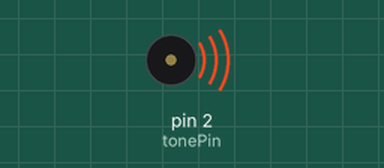
This sketch was run on a simulated Arduino Uno, built with avr-gcc and run on an emulated ATmega328P. On the bench: buzzer (waves = sounding).

Above: at 0.15 s.
Timing chart, 0 to 6.2 s (numbered marks = the images above):
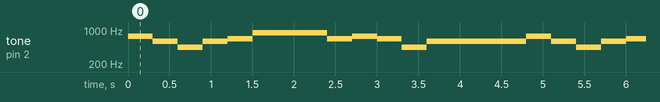

The sketch:

beat_famima.ino
```cpp
 #define NOTE_A 440  //ド
#define NOTE_B 493　　//レ
#define NOTE_C 554  //ミ
#define NOTE_D 587  // ファ
#define NOTE_E 659  //ソ
#define NOTE_F 739  //ラ
#define NOTE_G 830  //シ
#define NOTE_A2 880  //ド
#define NOTE_B2 988  //レ

#define WHOLE 1
#define HALF 0.5
#define QUARTER 0.25
#define EIGHTH 0.125
#define SIXTEENTH 0.625


int length;
int tonePin=2;                // buzzer pin
int ledPin=12;                // led pin
int BtnPin1=5;
int BtnPin2=6;
int BtnPin3=7;

void setup(){
  Serial.begin(9600);
  pinMode(tonePin,OUTPUT);   //  initialize the digital pin as an output
}

void loop(){
  sound_famima();
}
```

famima.ino
```cpp
int tune1[] =   //famima1
{
    NOTE_F, NOTE_D, NOTE_A, NOTE_D, NOTE_E, NOTE_A2,
    NOTE_E, NOTE_F, NOTE_E, NOTE_A, NOTE_D
};

float duration1[]=
{1,1,1,1,1,3,
 1,1,1,1,4};


void sound_famima(){
  length = sizeof(tune1)/sizeof(tune1[0]);
  for(int x=0;x<length;x++){
    tone(tonePin,tune1[x]);
        delay(300*duration1[(x%100)]);    // to distinguish the notes, set a minimum time between them.

        noTone(tonePin); // stop the tone playing:
    }
}
```

Measured:
- by itself, tone on pin 2 (tonePin): repeats every 4.8 s: 587 Hz 0.30 s, 440 Hz 0.30 s, 587 Hz 0.30 s, 659 Hz 0.30 s, 880 Hz 0.90 s, 659 Hz 0.30 s, 739 Hz 0.30 s, 659 Hz 0.30 s, 440 Hz 0.30 s, 587 Hz 1.2 s, 739 Hz 0.30 s
